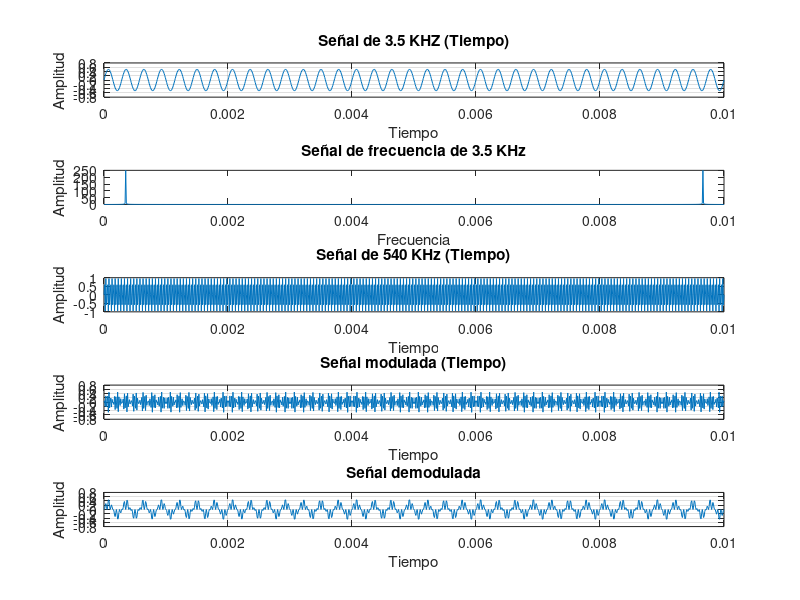

Source code (MATLAB):
t = 0:0.00001:0.01;
subp = 5;

% Señal de frecuencia de 3.5 KHz (Tiempo)
Sm = 0.5*sin(2*pi*3500*t);
subplot(subp, 1, 1);
plot(t, Sm);
xlabel("Tiempo");   
ylabel("Amplitud");
title("Señal de 3.5 KHZ (Tiempo)");
grid on;

% Señal de frecuencia de 3.5 KHz (Frecuencia)
Smf = fft(Sm);
subplot(subp, 1, 2);
plot(t, abs(Smf));
xlabel("Frecuencia");
ylabel("Amplitud");
title("Señal de frecuencia de 3.5 KHz");


% Señal de frecuencia de 540 KHz (Tiempo) Portadora
St = sin(2*pi*540000*t);
subplot(subp, 1, 3);
plot(t, St);
xlabel("Tiempo");
ylabel("Amplitud");
title("Señal de 540 KHz (Tiempo)");
grid on;

% Señal modulada (Tiempo)
Sam = St.*Sm;
subplot(subp, 1, 4);
plot(t, Sam);
xlabel("Tiempo");
ylabel("Amplitud");
title("Señal modulada (Tiempo)");
grid on;


% Señal demodulada (Tiempo)
sdt = Sam.* St;
subplot(subp, 1, 5);
plot(t, sdt);
xlabel("Tiempo");
ylabel("Amplitud");
title("Señal demodulada");
grid on;

% Reproduciendo la señal de 3.5 KHz
sound(Sm);

% Reproduciendo la señal demodulada
sound(sdt);
